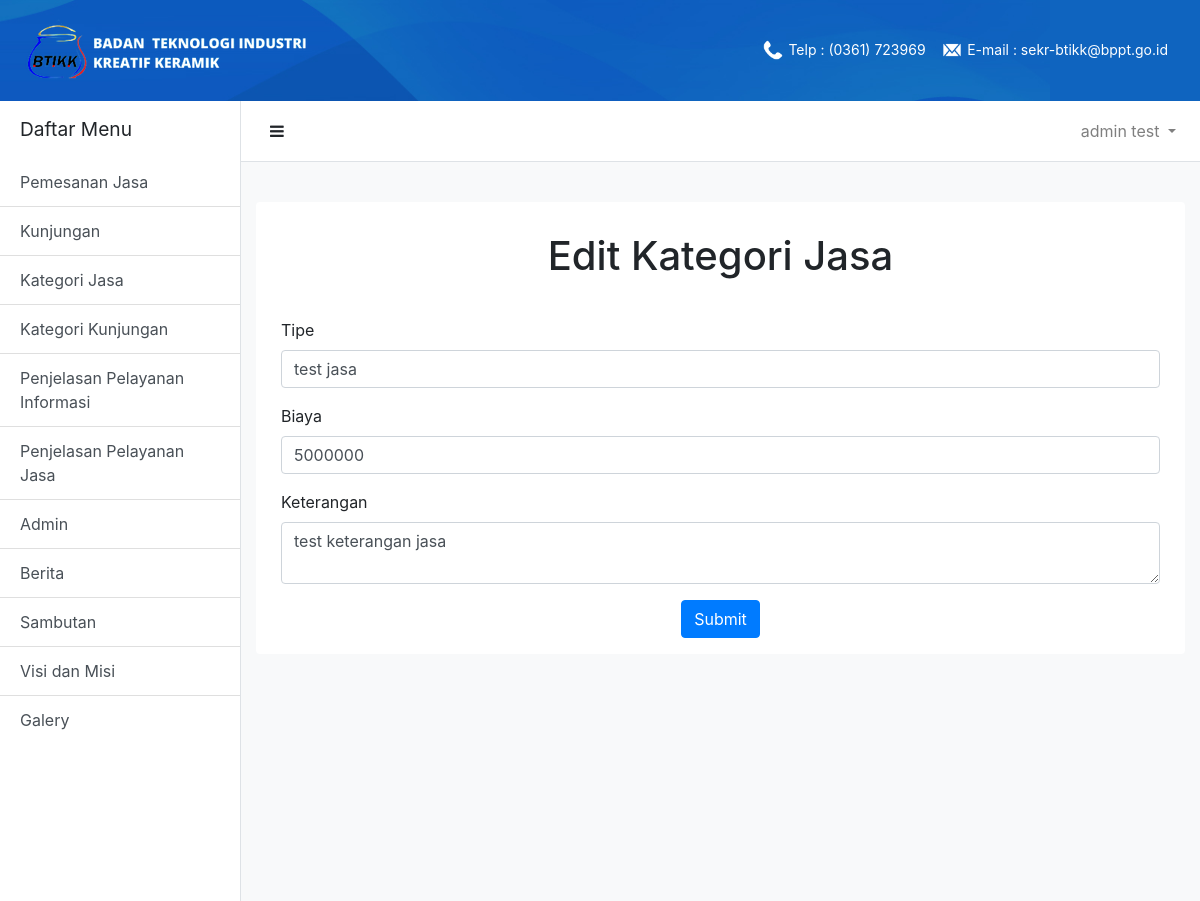
The app's page /adminContent/editKategoriJasa.php?id=1 (signed in) with its own data.
### tables this page shows
CREATE TABLE `user` (
  `id` int(11) NOT NULL,
  `name` varchar(255) NOT NULL,
  `email` varchar(255) NOT NULL,
  `password` varchar(255) NOT NULL,
  `username` varchar(255) NOT NULL,
  `jenis_kelamin` varchar(255) NOT NULL,
  `telp` varchar(255) NOT NULL,
  `alamat` varchar(255) NOT NULL
);

CREATE TABLE `tb_kategorijasa` (
  `id_kategoriJasa` int(11) NOT NULL,
  `tipe_jasa` varchar(255) NOT NULL,
  `biaya` float NOT NULL,
  `ket` varchar(255) NOT NULL
);

### adminContent/editKategoriJasa.php (the view)
<?php
    include("../dashboardUser.php");
?>
<div class="card-title text-center" id="user-content-title">
    <h1>Edit Kategori Jasa</h1>
</div>
<div class='card-content'>
    <div class='container'>
        <?php
        $id = $_GET['id'];
        $sql = mysqli_query($conn,"SELECT * FROM tb_kategoriJasa where id_kategoriJasa = $id");
        $data = mysqli_fetch_assoc($sql);
        echo "
        <form enctype='multipart/form-data' action='../proses/editKategoriJasa.php?id=".$id."' method='post' style='margin-left : 10px; margin-right:10px;'>
            <div class='form-group'>
                <label for='tipe_jasa'>Tipe</label>
                <input type='text' class='form-control' name='tipe_jasa' id='tipe_jasa' value='".$data['tipe_jasa']."' required>
            </div>
            <div class='form-group'>
                <label for='biaya'>Biaya</label>
                <input type='number' class='form-control' name='biaya' id='biaya' value=".$data['biaya']." required>
            </div>
            <div class='form-group'>
                <label for='ket'>Keterangan</label>
                <textarea type='text' class='form-control' name='ket' id='ket' required>".$data['ket']."</textarea>
            </div>
            <div class='form-group d-flex justify-content-center'>
                <button type='submit' class='btn btn-primary' name='submit'>Submit</button>
            </div>
        </form>"
        ?>
    </div>
</div>

### dashboardUser.php (shortened to what this page needs)
<?php
    include("../db.php");
?>
<!DOCTYPE html>
<html lang="en">
<head>
    <link rel="stylesheet" href="../css/navbar.css">
    <link rel="stylesheet" href="../css/footer.css">
    <link rel="stylesheet" href="../css/sidebar.css">
    <link rel="stylesheet" href="../css/contentUser.css">
    <link rel="stylesheet" href="https://stackpath.bootstrapcdn.com/bootstrap/4.4.1/css/bootstrap.min.css">
    <link rel="stylesheet" href="https://stackpath.bootstrapcdn.com/font-awesome/4.7.0/css/font-awesome.min.css">
</head>
<body>
    <nav class="navbar navbar-expand-lg navbar-dark justify-content-between" id='navbar'>
        <a class="navbar-brand" href="#">
            <img src="../gambar/rsz_2logo.png" alt="logo">
        </a>
        <ul class="navbar-nav">
            <li class="nav-item">
                <p class="navbar-brand">
                    <img src="../gambar/phone.png" class="d-inline-block align-top" alt="">
                    <span>Telp : (0361) 723969</span>
                </p>
            </li>
            <li class="nav-item">
                <p class="navbar-brand">
                    <img src="../gambar/email.png" class="d-inline-block align-top" alt="">
                    <span>E-mail : sekr-btikk@bppt.go.id</span>
                </p>
            </li>
        </ul>
    </nav>
<div class="d-flex bg-light" id="wrapper">
<div class="bg-white border-right" id="sidebar-wrapper">
  <div class="sidebar-heading text-black">Daftar Menu</div>
  <div class="list-group list-group-flush">
    <a href="./pemesananJasa.php" class="list-group-item list-group-item-action bg-white text-black ">Pemesanan Jasa</a>
    <a href="./kunjungan.php" class="list-group-item list-group-item-action bg-white text-black ">Kunjungan</a>
    <a href="./kategoriJasa.php" class="list-group-item list-group-item-action bg-white text-black ">Kategori Jasa</a>
    <a href="./kategoriKunjungan.php" class="list-group-item list-group-item-action bg-white text-black ">Kategori Kunjungan</a>
    <a href="./penjelasanPelayananInformasi.php" class="list-group-item list-group-item-action bg-white text-black ">Penjelasan Pelayanan Informasi</a>
    <a href="./penjelasanPelayananJasa.php" class="list-group-item list-group-item-action bg-white text-black ">Penjelasan Pelayanan Jasa</a>
    <a href="./admin.php" class="list-group-item list-group-item-action bg-white text-black ">Admin</a>
    <a href="./berita.php" class="list-group-item list-group-item-action bg-white text-black ">Berita</a>
    <a href="./sambutan.php" class="list-group-item list-group-item-action bg-white text-black ">Sambutan</a>
    <a href="./visiMisi.php" class="list-group-item list-group-item-action bg-white text-black ">Visi dan Misi</a>
    <a href="./galery.php" class="list-group-item list-group-item-action bg-white text-black ">Galery</a>
  </div>
</div>
<div id="page-content-wrapper">
  <nav class="navbar navbar-expand-lg navbar-light bg-white border-bottom sticky-top" id='navbar-2'>
    <button class="btn text-black" id="menu-toggle"><i class="fa fa-bars"></i></button>
    <div class="collapse navbar-collapse" id="navbarSupportedContent">
      <ul class="navbar-nav ml-auto mt-2 mt-lg-0">
        <li class="nav-item dropdown">
        <?php
           $id = $_SESSION['user'];
           $sql = mysqli_query($conn,"SELECT name FROM user where id = $id");
           $admin = mysqli_fetch_assoc($sql);
           echo "
          <a class='nav-link dropdown-toggle' href='#' id='navbarDropdown' role='button' data-toggle='dropdown' aria-haspopup='true' aria-expanded='false'>
            ".$admin['name']."
          </a>
          <div class='dropdown-menu dropdown-menu-right' aria-labelledby='navbarDropdown'>
            <a class='dropdown-item' href='./editPassword.php?id=".$id."'>Ubah Password</a>
            <div class='dropdown-divider'></div>
            <a class='dropdown-item' href='../proses/logout.php'>Keluar</a>
          </div>";
          ?>
        </li>
      </ul>
    </div>
  </nav>
  <div class="container-fluid">
    <div class="card" id="user-content-wrapper">

### css/navbar.css (style rules this page uses)
#navbar, .navbar .navbar-default { background-image: url("../gambar/bg_top.jpg"); background-repeat: no-repeat; background-size: 100% 100%; }
.navbar .nav-item .navbar-brand { margin-top : 10px }
.navbar .nav-item .navbar-brand img { margin-top : 7.5px; width : 20px; height : 20px; }
.navbar .nav-item .navbar-brand span { font-size: 14px; }
#navbar-2 { padding-top: 10px; padding-bottom: 10px; margin-bottom: 40px; background-color: #110073; }

### css/sidebar.css (style rules this page uses)
#wrapper { overflow-x: hidden; }
#sidebar-wrapper { min-height: 100vh; margin-left: -15rem; -webkit-transition: margin .25s ease-out; -moz-transition: margin .25s ease-out; -o-transition: margin .25s ease-out; transition: margin .25s ease-out; }
#sidebar-wrapper .sidebar-heading { padding: 0.875rem 1.25rem; font-size: 1.2rem; }
#sidebar-wrapper .list-group { width: 15rem; }
#page-content-wrapper { min-width: 100vw; }
@media (min-width: 768px) { #sidebar-wrapper { margin-left: 0; } }
@media (min-width: 768px) { #page-content-wrapper { min-width: 0; width: 100%; } }

### css/contentUser.css (style rules this page uses)
#user-content-wrapper { border: none; }
#user-content-wrapper #user-content-title { margin-top: 30px; margin-bottom: 30px; }

### records on screen
user: name "admin test"
tb_kategorijasa: tipe_jasa "test jasa", biaya "5000000", ket "test keterangan jasa"
